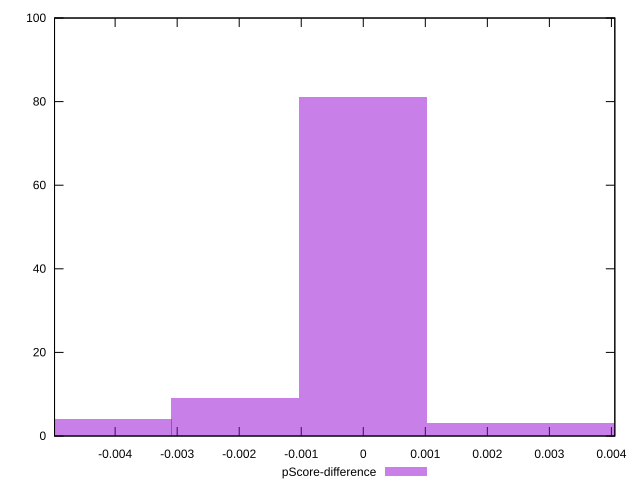

Generate this figure with gnuplot:
reset

$pScoreDifference <<EOF
0 81
-0.004121751285735134 4
0.002060875642867567 3
0.004121751285735134 3
-0.002060875642867567 9
EOF

set key outside below
set boxwidth 0.002060875642867567
set xrange [-0.004976908506798328:0.004054984955256691]
set yrange [0:100]
set trange [0:100]
set style fill transparent solid 0.5 noborder
set terminal svg size 640, 490 enhanced background rgb 'white'
set output "report/report_00029_2021-02-24T13-36-40.390Z/estimated-input-latency/samples/agenda/pScore-difference/histogram.svg"

plot $pScoreDifference title "pScore-difference" with boxes

reset
